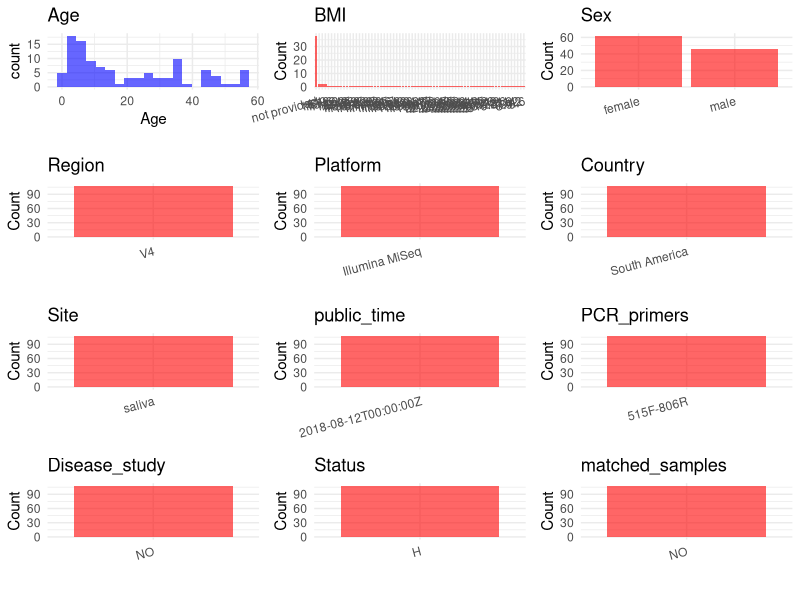

Write the R code that produced this figure. (Note: this script raises an error after producing the figure.)
## ---- chunk 1
# Load necessary libraries
library(dplyr)
library(ggplot2)
library(cowplot)

# Set working directory (update this path to your local directory)
setwd("D:/metadata/PRJEB28088")

# Read the initial metadata files
initial_meta<-read.csv("SraRunTable.csv",header = T)

# Combine the two metadata files
#meta <- rbind(initial_meta, initial_meta1)

#Remove entries non-oral samples
#initial_meta <- subset(initial_meta, Organism == "human oral metagenome")

# Check the number of samples containing "HT" in Sample.Name (e.g., healthy controls)
#nrow(subset(meta, grepl("HT", Sample.Name)))

# Display the first few rows of the metadata
head(initial_meta)
## ---- chunk 2
# Create a uniform metadata dataframe
metadata <- data.frame(
  BioProject = initial_meta$BioProject,
  Run = initial_meta$Run,
  sample_name = initial_meta$Sample.Name,
  Age = initial_meta$AGE,
  BMI = initial_meta$BMI,
  Sex= initial_meta$sex,
  Region = "V4",
  Platform = initial_meta$Instrument,
  Country = initial_meta$geo_loc_name,
  Site = initial_meta$env_material,
  public_time = initial_meta$ReleaseDate,
  stringsAsFactors = FALSE
)
## ---- chunk 3
# Add information obtained from the publication
metadata$PCR_primers <- "515F-806R"
metadata$title <- "Changes in the Gut Microbiota of Urban Subjects during an Immersion in the Traditional Diet and Lifestyle of a Rainforest Village"
metadata$Disease_study <- "NO"
# Assign disease status based on sample_name patterns
metadata$Status<-"H"


#extract subject id by remove prefix of sample_name
metadata$sample_name <- gsub("T|CR|CS|C|N|S", "", metadata$sample_name)

# Check initial data distribution
cat("Initial sample distribution:\n")
table(metadata$sample_name)
table(metadata$Site)

# Calculate sampling frequency per subject
sample_counts <- table(metadata$sample_name)
cat("\nNumber of samples per subject:\n")
print(sample_counts)

# Create matched_samples column
metadata$matched_samples <- ifelse(metadata$sample_name %in% names(sample_counts[sample_counts >= 2]), "YES", "NO")

cat("\nMatched samples distribution:\n")
table(metadata$matched_samples)

# Identify samples for removal: single samples excluding saliva and tongue coat
single_samples <- names(sample_counts[sample_counts == 1])
samples_to_remove <- metadata$sample_name %in% single_samples & 
                     !(metadata$Site %in% c("saliva", "tongue coat"))

cat("\nNumber of samples to be removed:", sum(samples_to_remove), "\n")

# Remove identified samples
metadata_clean <- metadata[!samples_to_remove, ]

cat("\nFinal sample distribution after cleaning:\n")
table(metadata_clean$sample_name)
table(metadata_clean$Site)
table(metadata_clean$matched_samples)

# Use cleaned dataset for subsequent analysis
metadata <- metadata_clean
## ---- chunk 4
# Check the number of unique runs and sample names
print(paste("Number of unique runs:", length(unique(metadata$Run))))
print(paste("Number of unique sample names:", length(unique(metadata$sample_name))))
## ---- chunk 5
# Select columns for visualization
plot_data <- metadata %>%
  select(-BioProject, -Run, -sample_name, -title)

# Function to create simple plots for each column
create_simple_plots <- function(data) {
  plots <- list()
  
  for (col in colnames(data)) {
    # Check if the column is all NA
    if (all(is.na(data[[col]]))) {
      # Create an empty plot with text indicating all NA
      p <- ggplot() +
        annotate("text", x = 0.5, y = 0.5, label = "this column is NA", size = 6) +
        labs(title = col) +
        theme_void()
    } else if (is.numeric(data[[col]])) {
      # Numeric variable: histogram
      p <- ggplot(data, aes(x = .data[[col]])) +
        geom_histogram(fill = "blue", alpha = 0.6, bins = 20, na.rm = TRUE) +
        labs(title = col) +
        theme_minimal()
    } else {
      # Categorical variable: bar plot (remove NA values)
      count_data <- as.data.frame(table(data[[col]], useNA = "ifany"))
      p <- ggplot(count_data, aes(x = reorder(Var1, -Freq), y = Freq)) +
        geom_col(fill = "red", alpha = 0.6) +
        labs(title = col, x = NULL, y = "Count") +
        theme_minimal() +
        theme(axis.text.x = element_text(angle = 15, hjust = 1))
    }
    plots[[col]] <- p
  }
  
  return(plots)
}

# Generate and arrange plots
plots <- create_simple_plots(plot_data)
p<-plot_grid(plots$Age, 
          plots$BMI, 
          plots$Sex, 
          plots$Region, 
          plots$Platform, 
          plots$Country, 
          plots$Site,
          plots$public_time, 
          plots$PCR_primers,
          plots$Disease_study,
          plots$Status,
          plots$matched_samples,# add 
          ncol = 3, align = "hv", axis = "lb")
ggsave("Metadata_Summary.png", plot = p, width = 8, height = 6, dpi = 150)
## ---- chunk 6
knitr::include_graphics("Metadata_Summary.png")
## ---- chunk 7
# Reorder columns to match the desired format
metadata <- metadata[, c(
  "BioProject", "Run", "sample_name", "Age", "BMI", "Sex", 
  "Region", "Platform", "Country", "Site", "public_time", 
  "PCR_primers", "title", "Disease_study", "Status","matched_samples"
)]

# Export the uniform metadata to a CSV file
write.csv(metadata, file = "metadata.csv", quote = FALSE)
head(metadata)
